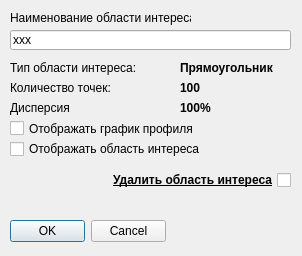
<?xml version="1.0" encoding="UTF-8"?>
<ui version="4.0">
 <class>zgraphParamDlg</class>
 <widget class="QDialog" name="zgraphParamDlg">
  <property name="geometry">
   <rect>
    <x>0</x>
    <y>0</y>
    <width>302</width>
    <height>256</height>
   </rect>
  </property>
  <property name="sizePolicy">
   <sizepolicy hsizetype="Fixed" vsizetype="Fixed">
    <horstretch>0</horstretch>
    <verstretch>0</verstretch>
   </sizepolicy>
  </property>
  <property name="minimumSize">
   <size>
    <width>262</width>
    <height>218</height>
   </size>
  </property>
  <property name="maximumSize">
   <size>
    <width>320</width>
    <height>280</height>
   </size>
  </property>
  <property name="windowTitle">
   <string>Параметры области интереса</string>
  </property>
  <widget class="QLineEdit" name="lineEditTitle">
   <property name="geometry">
    <rect>
     <x>10</x>
     <y>30</y>
     <width>281</width>
     <height>20</height>
    </rect>
   </property>
   <property name="text">
    <string>xxx</string>
   </property>
  </widget>
  <widget class="QDialogButtonBox" name="buttonBox">
   <property name="geometry">
    <rect>
     <x>10</x>
     <y>220</y>
     <width>156</width>
     <height>23</height>
    </rect>
   </property>
   <property name="standardButtons">
    <set>QDialogButtonBox::Cancel|QDialogButtonBox::Ok</set>
   </property>
  </widget>
  <widget class="QCheckBox" name="checkBoxWdock">
   <property name="geometry">
    <rect>
     <x>10</x>
     <y>120</y>
     <width>211</width>
     <height>17</height>
    </rect>
   </property>
   <property name="text">
    <string>Отображать график профиля</string>
   </property>
  </widget>
  <widget class="QLabel" name="labelTitle">
   <property name="geometry">
    <rect>
     <x>10</x>
     <y>10</y>
     <width>181</width>
     <height>16</height>
    </rect>
   </property>
   <property name="text">
    <string>Наименование области интереса</string>
   </property>
  </widget>
  <widget class="QCheckBox" name="checkBoxZGraphVisible">
   <property name="geometry">
    <rect>
     <x>10</x>
     <y>140</y>
     <width>221</width>
     <height>18</height>
    </rect>
   </property>
   <property name="text">
    <string>Отображать область интереса</string>
   </property>
  </widget>
  <widget class="QCheckBox" name="checkBoxZGraphDelete">
   <property name="geometry">
    <rect>
     <x>80</x>
     <y>170</y>
     <width>211</width>
     <height>20</height>
    </rect>
   </property>
   <property name="font">
    <font>
     <weight>75</weight>
     <bold>true</bold>
     <underline>true</underline>
    </font>
   </property>
   <property name="layoutDirection">
    <enum>Qt::RightToLeft</enum>
   </property>
   <property name="text">
    <string>Удалить область интереса</string>
   </property>
  </widget>
  <widget class="QLabel" name="labelType">
   <property name="geometry">
    <rect>
     <x>10</x>
     <y>60</y>
     <width>141</width>
     <height>16</height>
    </rect>
   </property>
   <property name="text">
    <string>Тип области интереса:</string>
   </property>
  </widget>
  <widget class="QLabel" name="labelTypeTitle">
   <property name="geometry">
    <rect>
     <x>180</x>
     <y>60</y>
     <width>121</width>
     <height>16</height>
    </rect>
   </property>
   <property name="font">
    <font>
     <weight>75</weight>
     <bold>true</bold>
    </font>
   </property>
   <property name="text">
    <string>Прямоугольник</string>
   </property>
  </widget>
  <widget class="QLabel" name="labelPointCount">
   <property name="geometry">
    <rect>
     <x>10</x>
     <y>80</y>
     <width>121</width>
     <height>16</height>
    </rect>
   </property>
   <property name="text">
    <string>Количество точек:</string>
   </property>
  </widget>
  <widget class="QLabel" name="labelCL">
   <property name="geometry">
    <rect>
     <x>10</x>
     <y>100</y>
     <width>141</width>
     <height>16</height>
    </rect>
   </property>
   <property name="text">
    <string>Дисперсия</string>
   </property>
  </widget>
  <widget class="QLabel" name="labelPointCountText">
   <property name="geometry">
    <rect>
     <x>180</x>
     <y>80</y>
     <width>56</width>
     <height>16</height>
    </rect>
   </property>
   <property name="font">
    <font>
     <weight>75</weight>
     <bold>true</bold>
    </font>
   </property>
   <property name="text">
    <string>100</string>
   </property>
  </widget>
  <widget class="QLabel" name="labelCLText">
   <property name="geometry">
    <rect>
     <x>180</x>
     <y>100</y>
     <width>56</width>
     <height>16</height>
    </rect>
   </property>
   <property name="font">
    <font>
     <weight>75</weight>
     <bold>true</bold>
    </font>
   </property>
   <property name="text">
    <string>100%</string>
   </property>
  </widget>
 </widget>
 <resources/>
 <connections/>
</ui>
